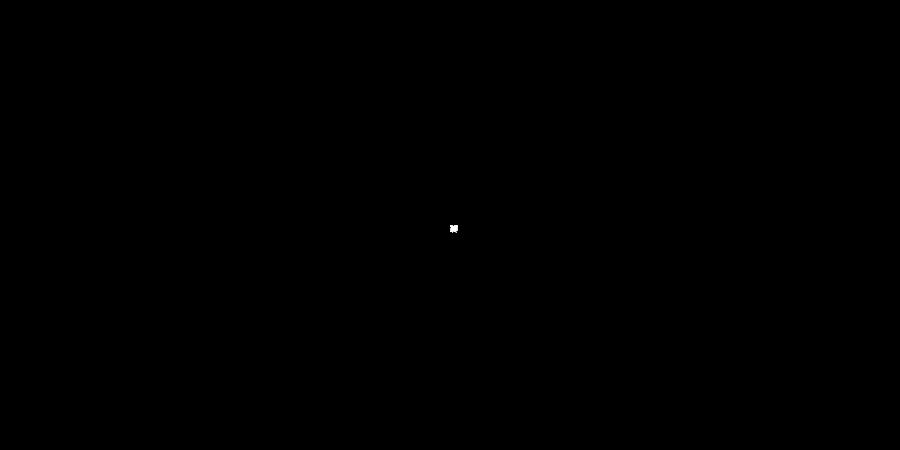
Frame 1 (no input)
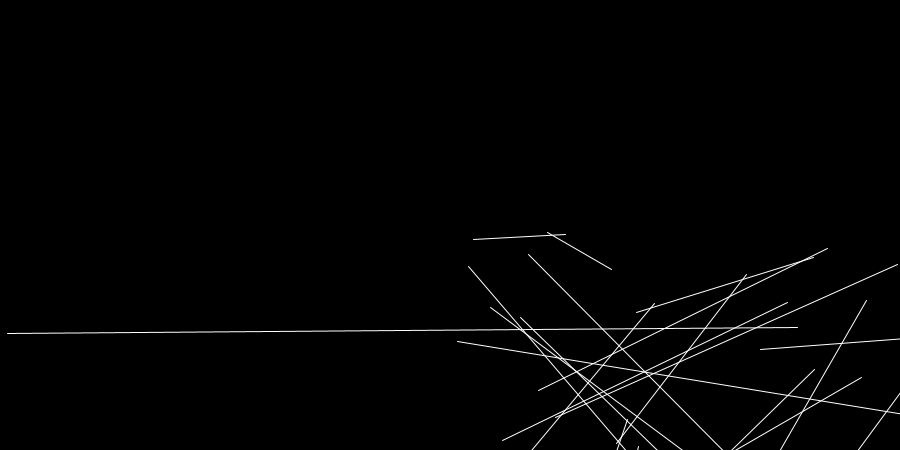
Frame 60 (the mouse pressed at the canvas centre just before this capture)
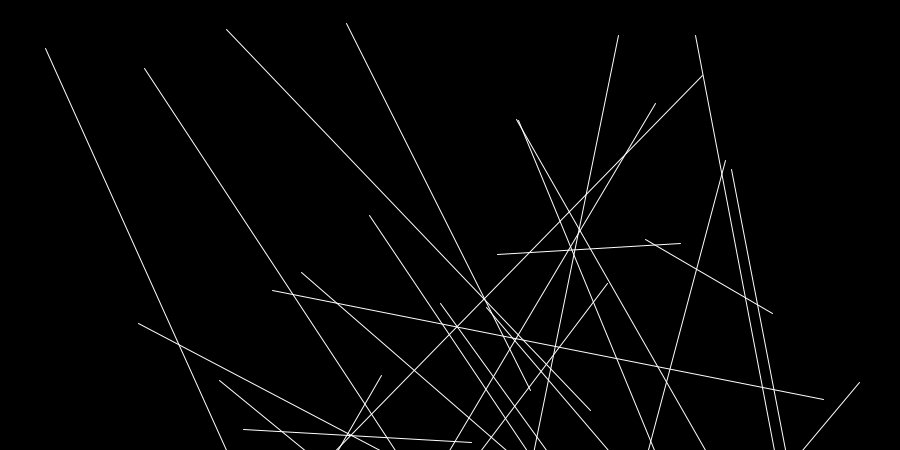
Frame 120 (the mouse held since frame 60 and released just before this capture)

The Processing sketch that drew these frames (run headless with seeded random() and noise(); from frame 60 on, the mouse is pressed at the canvas centre):

// Processing sketch: processing_43316
// ── processing_43316.pde

// vj monz line array sketch vimeo.com/vjmonz 2011



int NUM = 30;

float[] a = new float[   NUM  ];
float[] b = new float[   NUM  ];
float[] c = new float[   NUM  ];
float[] d = new float[   NUM  ];

float[] as = new float[   NUM  ];
float[] bs = new float[   NUM  ];
float[] cs = new float[   NUM  ];
float[] ds = new float[   NUM  ];


void setup(){
  
  size(900,450);
  smooth();
  
  for ( int i = 0; i < NUM; i++){
  
    a[i] = width/2;
    b[i] = height/2;
    c[i] = width/2;
    d[i] = height/2;
    as[i] = random(8);
    bs[i] = random(8);
    cs[i] = random(8);
    ds[i] = random(8);
  }
}


void draw(){
  
  background(0);
  
   for ( int i = 0; i < NUM; i++){
     a[i] += as[i];
     b[i] += bs[i];
     c[i] += cs[i];
     d[i] += ds[i];
   
  stroke(255);
  line(  a[i] , b[i] , c[i]  , d[i] );
  
  
  if ( a[i] > width ) a[i] = 0;
  if ( b[i] > width ) b[i] = 0;
  if ( c[i] > width ) c[i] = 0;
  if ( d[i] > width ) d[i] = 0;
  
  if ( a[i] < 0 ) a[i] = width;
  if ( b[i] < 0 ) b[i] = height;
  if ( c[i] < 0 ) c[i] = width;
  if ( d[i] < 0 ) d[i] = height;
  
  
   }
   
   
   
}           
